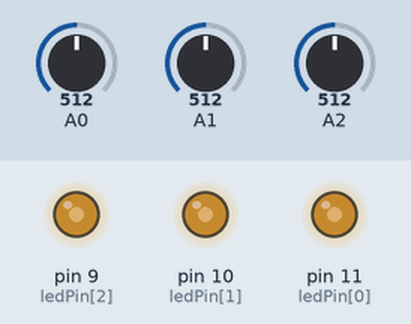
Recording of a sketch running on a simulated Arduino Uno, built with avr-gcc and run on an emulated ATmega328P. Parts: output pins drawn as LEDs (lit = HIGH). Inputs (shaded band) come from the test bench; at power-on: A0 = 512, A1 = 512, A2 = 512. What the sketch prints to the serial monitor is not drawn.

Above: at 1.2 s.
1.3 s: A0 set to 306
At 2.0 s:
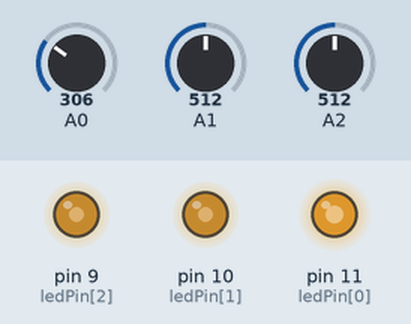
2.8 s: A1 set to 306
At 3.7 s:
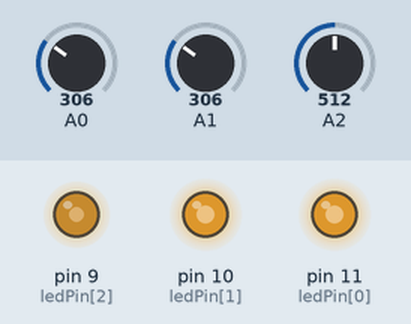
4.3 s: A2 set to 306
At 5.4 s:
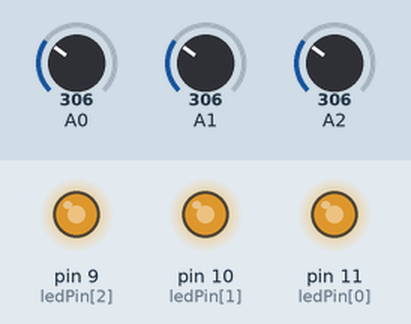
5.8 s: A0 set to 122
At 6.4 s:
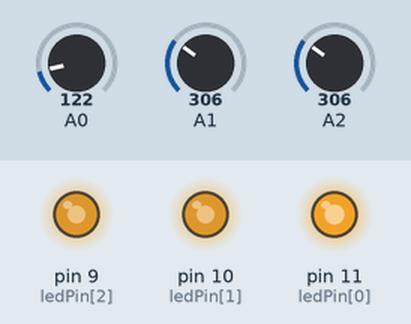
7.3 s: A1 set to 122
At 8.1 s:
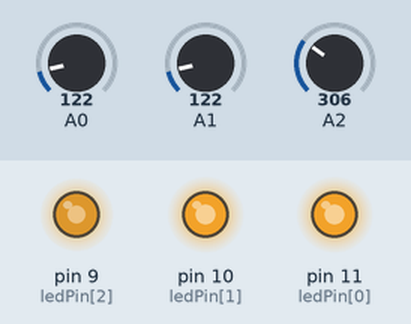
8.8 s: A2 set to 122
At 9.8 s:
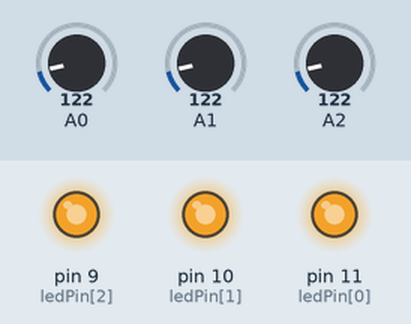
Timing chart, 0 to 11.3 s (numbered marks = the images above; inputs shaded):
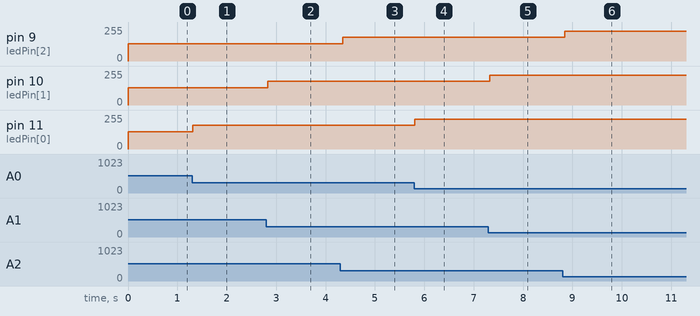

Measured:
- after the input at 1.3 s, pin 11 (ledPin[0]): 128/255 → 179/255 at once
- after the input at 2.8 s, pin 10 (ledPin[1]): 128/255 → 179/255 at once
- after the input at 4.3 s, pin 9 (ledPin[2]): 128/255 → 179/255 at once
- after the input at 5.8 s, pin 11 (ledPin[0]): 179/255 → 225/255 at once
- after the input at 7.3 s, pin 10 (ledPin[1]): 179/255 → 225/255 at once
- after the input at 8.8 s, pin 9 (ledPin[2]): 179/255 → 225/255 at once

The sketch:

sixthProject.ino
```cpp
int ledPin[] = {11,10,9};
int knobPin[] = {0,1,2};
int cLedPin = sizeof(ledPin)/sizeof(ledPin[0]);

void setup()
{
  Serial.begin(9600);
  Serial.println("Started!");
  for(int iPin = 0;iPin < cLedPin; iPin++)
  {
    pinMode(ledPin[iPin],OUTPUT);
  }
}

void loop()
{
  for(int iPin = 0; iPin < cLedPin; iPin++)
  {
    int knobValue = analogRead(knobPin[iPin]);
    int ledValue = map(knobValue,0,1023,255,0);
    analogWrite(ledPin[iPin], ledValue);
  }
  delay(50);
}
```
